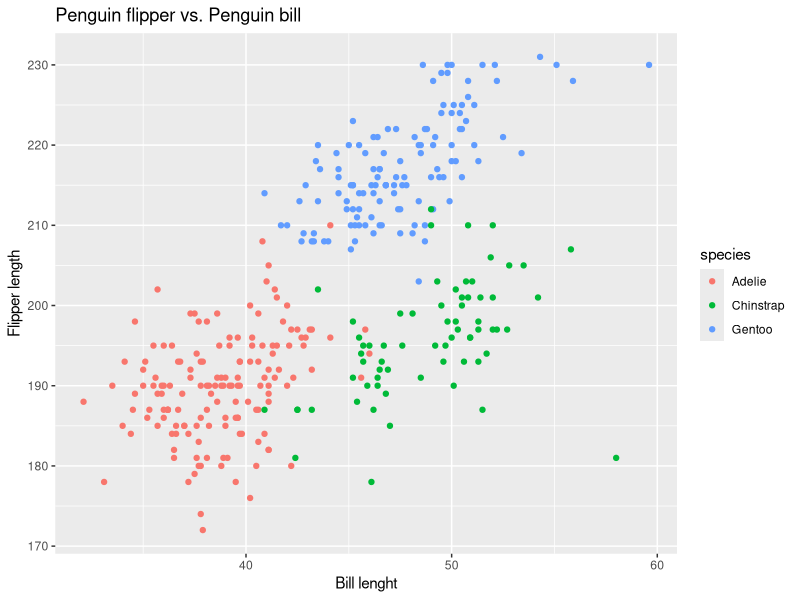
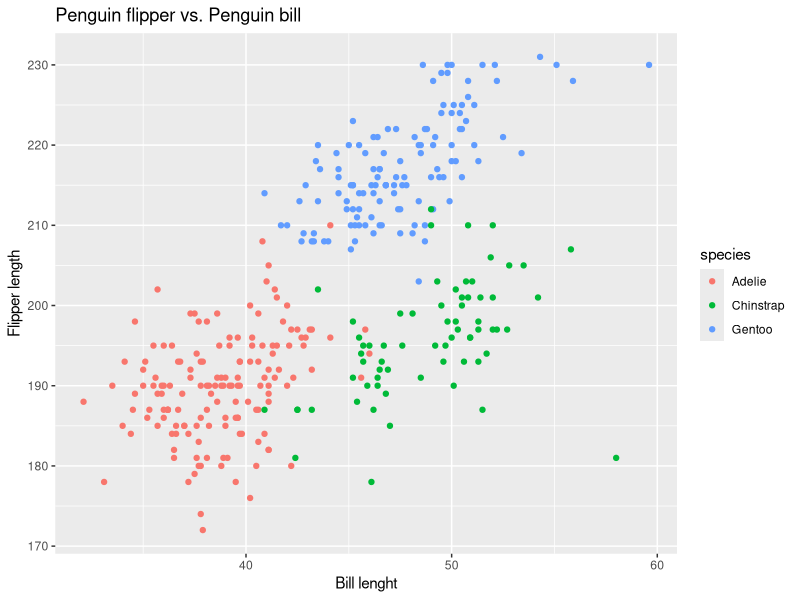

Recreate these plots in R, in order.
## ---- chunk 1
data("penguins", package = "palmerpenguins")
#View(penguins)
head(penguins)
ncol(penguins)
## ---- chunk 2
library(ggplot2)
first_plot <- ggplot(penguins, aes(x = bill_length_mm, y = flipper_length_mm, color = species)) + geom_point() + labs(title="Penguin flipper vs. Penguin bill", x="Bill lenght", y="Flipper length")
print(first_plot)
ggsave("first_plot.png", plot = first_plot)
## ---- chunk 3
library(tidyverse)

data_frame1 <- data.frame(
  Random_samples_normal_data = rnorm(10, mean = 0, sd = 1),
  Character_vector = c ("c", "h", "a", "r", "a", "c", "t", "e", "r", "v"),
  Factor_vector = c("low", "medium", "high", "low", "high", "low", "medium", "high", "low", "high")
)

data_frame1$Logical_vector_greater_0 <- data_frame1$Random_samples_normal_data > 0

mean(data_frame1$Random_samples_normal_data)
mean(data_frame1$Character_vector)
mean(data_frame1$Factor_vector)
mean(data_frame1$Logical_vector_greater)

print(data_frame1)
